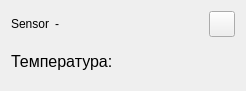
<?xml version="1.0" encoding="UTF-8"?>
<ui version="4.0">
 <class>DS18B20</class>
 <widget class="QWidget" name="DS18B20">
  <property name="geometry">
   <rect>
    <x>0</x>
    <y>0</y>
    <width>246</width>
    <height>91</height>
   </rect>
  </property>
  <property name="minimumSize">
   <size>
    <width>0</width>
    <height>0</height>
   </size>
  </property>
  <property name="windowTitle">
   <string>Form</string>
  </property>
  <layout class="QVBoxLayout" name="verticalLayout">
   <item>
    <layout class="QHBoxLayout" name="horizontalLayout_2">
     <item>
      <widget class="QLabel" name="label">
       <property name="text">
        <string>Sensor</string>
       </property>
      </widget>
     </item>
     <item>
      <widget class="QLabel" name="addrLabel">
       <property name="text">
        <string>-</string>
       </property>
      </widget>
     </item>
     <item>
      <spacer name="horizontalSpacer">
       <property name="orientation">
        <enum>Qt::Horizontal</enum>
       </property>
       <property name="sizeHint" stdset="0">
        <size>
         <width>40</width>
         <height>20</height>
        </size>
       </property>
      </spacer>
     </item>
     <item>
      <widget class="QPushButton" name="settingsPushButton">
       <property name="minimumSize">
        <size>
         <width>0</width>
         <height>26</height>
        </size>
       </property>
       <property name="maximumSize">
        <size>
         <width>26</width>
         <height>16777215</height>
        </size>
       </property>
       <property name="text">
        <string/>
       </property>
       <property name="icon">
        <iconset resource="res.qrc">
         <normaloff>:/images/settings.png</normaloff>:/images/settings.png</iconset>
       </property>
       <property name="iconSize">
        <size>
         <width>18</width>
         <height>18</height>
        </size>
       </property>
      </widget>
     </item>
    </layout>
   </item>
   <item>
    <layout class="QHBoxLayout" name="horizontalLayout">
     <item>
      <widget class="QLabel" name="label_2">
       <property name="font">
        <font>
         <pointsize>12</pointsize>
        </font>
       </property>
       <property name="text">
        <string>Температура: </string>
       </property>
      </widget>
     </item>
     <item>
      <widget class="QLabel" name="temperValueLabel">
       <property name="font">
        <font>
         <pointsize>16</pointsize>
        </font>
       </property>
       <property name="text">
        <string/>
       </property>
      </widget>
     </item>
    </layout>
   </item>
  </layout>
 </widget>
 <resources>
  <include location="res.qrc"/>
 </resources>
 <connections/>
</ui>
